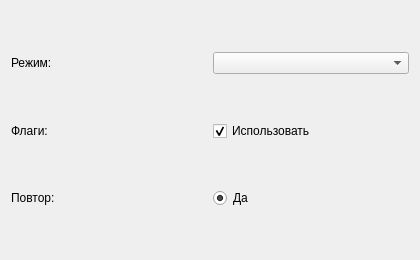
<?xml version="1.0" encoding="UTF-8"?>
<ui version="4.0"><class>Dialog</class><widget class="QDialog" name="Dialog"><property name="geometry"><rect><x>0</x><y>0</y><width>420</width><height>260</height></rect></property><property name="windowTitle"><string>#029 grid/114_combo_check_grid</string></property><layout class="QGridLayout" name="gridLayout"><property name="leftMargin"><number>11</number></property><property name="topMargin"><number>11</number></property><property name="rightMargin"><number>11</number></property><property name="bottomMargin"><number>11</number></property><property name="spacing"><number>6</number></property><item row="0" column="0"><widget class="QLabel" name="l1"><property name="text"><string>Режим:</string></property></widget></item><item row="0" column="1"><widget class="QComboBox" name="c1"></widget></item><item row="1" column="0"><widget class="QLabel" name="l2"><property name="text"><string>Флаги:</string></property></widget></item><item row="1" column="1"><widget class="QCheckBox" name="c2"><property name="text"><string>Использовать</string></property><property name="checked"><bool>true</bool></property></widget></item><item row="2" column="0"><widget class="QLabel" name="l3"><property name="text"><string>Повтор:</string></property></widget></item><item row="2" column="1"><widget class="QRadioButton" name="r1"><property name="text"><string>Да</string></property><property name="checked"><bool>true</bool></property></widget></item></layout></widget></ui>
